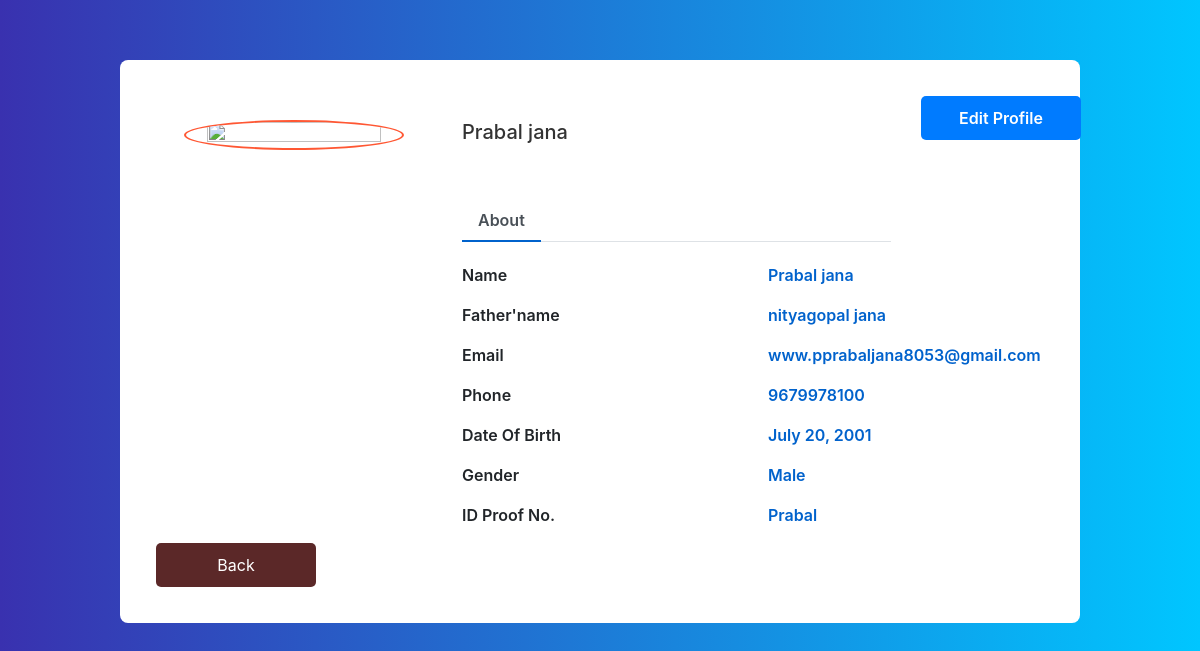
The app's page /profile (signed in) with its own data.
### pg/models.py (models this page shows, shortened)
class Customer(models.Model):
    GENDER_CHOICES = [
        ('male', 'Male'),
        ('female', 'Female'),
        ('other', 'Other'),
    ]
    unique_id = models.CharField(primary_key = True,max_length = 50)
    name=models.CharField(max_length=100)
    father_name= models.CharField(max_length=100)
    email=models.EmailField(unique=True)
    phone_no = models.IntegerField(max_length=10)
    dob = models.DateField()
    emg_no = models.IntegerField(max_length=10)
    proof_ID = models.CharField(max_length=20)
    password = models.CharField(max_length=100)
    gender = models.CharField(max_length=30,choices=GENDER_CHOICES, default='male')
    security_answer = models.CharField(max_length=200)
    class Meta:
        db_table = 'Customer'

### pg/views.py (the view)
# urls.py: path('profile', views.profile),
def profile(request):
    return render(request, 'profile.html')

### pg/context_processors.py (called while the page is built)
def username_context(request):
    user_unique_id = request.session.get('user_unique_id')
    username = get_username(user_unique_id)
    return {'username': username}

def pgownername_context(request):
    owner_unique_id = request.session.get('owner_unique_id')
    ownername = get_pgowner(owner_unique_id)
    return {'ownername': ownername}

### pg/views.py (called while the page is built)
def get_username(unique_id):
    try:
        username = Customer.objects.get(unique_id=unique_id)
        return username
    except Customer.DoesNotExist:
        return "Unknown"

def get_pgowner(unique_id):
    try:
        ownername = PGLister.objects.get(unique_id=unique_id)
        return ownername
    except PGLister.DoesNotExist:
        return "Unknown"

### pg/templates/profile.html (shortened to what this page needs)
<!DOCTYPE html>
<html lang="en">
<head>
</head>
<body>
    <link href="//maxcdn.bootstrapcdn.com/bootstrap/4.1.1/css/bootstrap.min.css" rel="stylesheet" id="bootstrap-css">
<div class="container emp-profile">
            <form method="post">
                <div class="row">
                    <div class="col-md-4"><br>
                        <div class="profile-img">
                            {% if username.gender == "Male" %}
                            <img src="https://cdn.vectorstock.com/i/1000x1000/16/05/male-avatar-profile-picture-silhouette-light-vector-5351605.webp" alt=""/>
                            {% else %}
                            <img src="https://cdn.vectorstock.com/i/1000x1000/22/00/female-profile-picture-vector-1862200.webp" alt=""/>
                            {% endif %}
                        </div>
                    </div>
                    <div class="col-md-6">
                        <div class="profile-head">
                                    <h5>
                                        <br>
                                        {{ username.name}}
                                    </h5>
                                   <br><br>
                            <ul class="nav nav-tabs" id="myTab" role="tablist">
                                <li class="nav-item">
                                    <a class="nav-link active" id="home-tab" data-toggle="tab" href="#home" role="tab" aria-controls="home" aria-selected="true">About</a>
                                </li>
                            </ul>
                        </div>
                    </div>
                    <div class="col-md-2" >
                        <input type="submit" class="profile-edit-btn" name="btnAddMore" value="Edit Profile"/>
                    </div>
                </div>
                <div class="row">
                    <div class="col-md-4">
                    </div>
                    <div class="col-md-8">
                        <div class="tab-content profile-tab" id="myTabContent" >
                            <div class="tab-pane fade show active" id="home" role="tabpanel" aria-labelledby="home-tab">
                                        <div class="row">
                                            <div class="col-md-6">
                                                <label>Name</label>
                                            </div>
                                            <div class="col-md-6">
                                                <p>{{ username.name}}</p>
                                            </div>
                                        </div>
                                        <div class="row">
                                            <div class="col-md-6">
                                                <label>Father'name</label>
                                            </div>
                                            <div class="col-md-6">
                                                <p>{{ username.father_name}}</p>
                                            </div>
                                        </div>
                                        <div class="row">
                                            <div class="col-md-6">
                                                <label>Email</label>
                                            </div>
                                            <div class="col-md-6">
                                                <p>{{username.email}}</p>
                                            </div>
                                        </div>
                                        <div class="row">
                                            <div class="col-md-6">
                                                <label>Phone</label>
                                            </div>
                                            <div class="col-md-6">
                                                <p>{{username.phone_no}}</p>
                                            </div>
                                        </div>
                                        <div class="row">
                                            <div class="col-md-6">
                                                <label>Date Of Birth</label>
                                            </div>
                                            <div class="col-md-6">
                                                <p>{{username.dob}}</p>
                                            </div>
                                        </div>
                                        <div class="row">
                                            <div class="col-md-6">
                                                <label>Gender</label>
                                            </div>
                                            <div class="col-md-6">
                                                <p>{{username.gender}}</p>
                                            </div>
                                        </div>
                                        <div class="row">
                                            <div class="col-md-6">
                                                <label>ID Proof No.</label>
                                            </div>
                                            <div class="col-md-6">
                                                <p>{{username.proof_ID}}</p>
                                            </div>
                                        </div>
                            </div>
                        </div>
                    </div>
                    <div class="col-md-2" >
                        <a href="home"><input type="button" class="back-button" name="btnAddMore" value="Back" style="background-color: rgb(91, 40, 40);"/></a>
                    </div>
                </div>
            </form>
        </div>
</body>
</html>

### pg/templates/profile.html (style rules this page uses)
body { background: -webkit-linear-gradient(left, #3931af, #00c6ff); }
.emp-profile { width: 80%; padding: 3%; margin-top: 5%; margin-bottom: 5%; border-radius: 0.5rem; background: #fff; }
.profile-img { text-align: center; }
.profile-img img { width: 80%; height: 50%; border-radius: 50%; }
.profile-head h5 { color: #333; }
.profile-edit-btn { border: none; border-radius: 1.5rem; width: 70%; padding: 2%; font-weight: 600; color: #6c757d; cursor: pointer; }
.profile-head .nav-tabs { margin-bottom:5%; }
.profile-head .nav-tabs .nav-link { font-weight:600; border: none; }
.profile-head .nav-tabs .nav-link.active { border: none; border-bottom:2px solid #0062cc; }
.profile-tab label { font-weight: 600; }
.profile-tab p { font-weight: 600; color: #0062cc; }
.profile-img img { border: 2px solid #FF5733; }
.col-md-2 input { background-color: #007bff; color: #fff; border: none; padding: 10px 15px; cursor: pointer; border-radius: 5px; font-size: 16px; transition: background-color 0.3s ease; width: 20vh; }

### records on screen
Customer: name "Prabal jana", father_name "nityagopal jana", email "www.pprabaljana8053@gmail.com", phone_no "9679978100", dob "July 20, 2001", gender "Male", proof_ID "Prabal"
